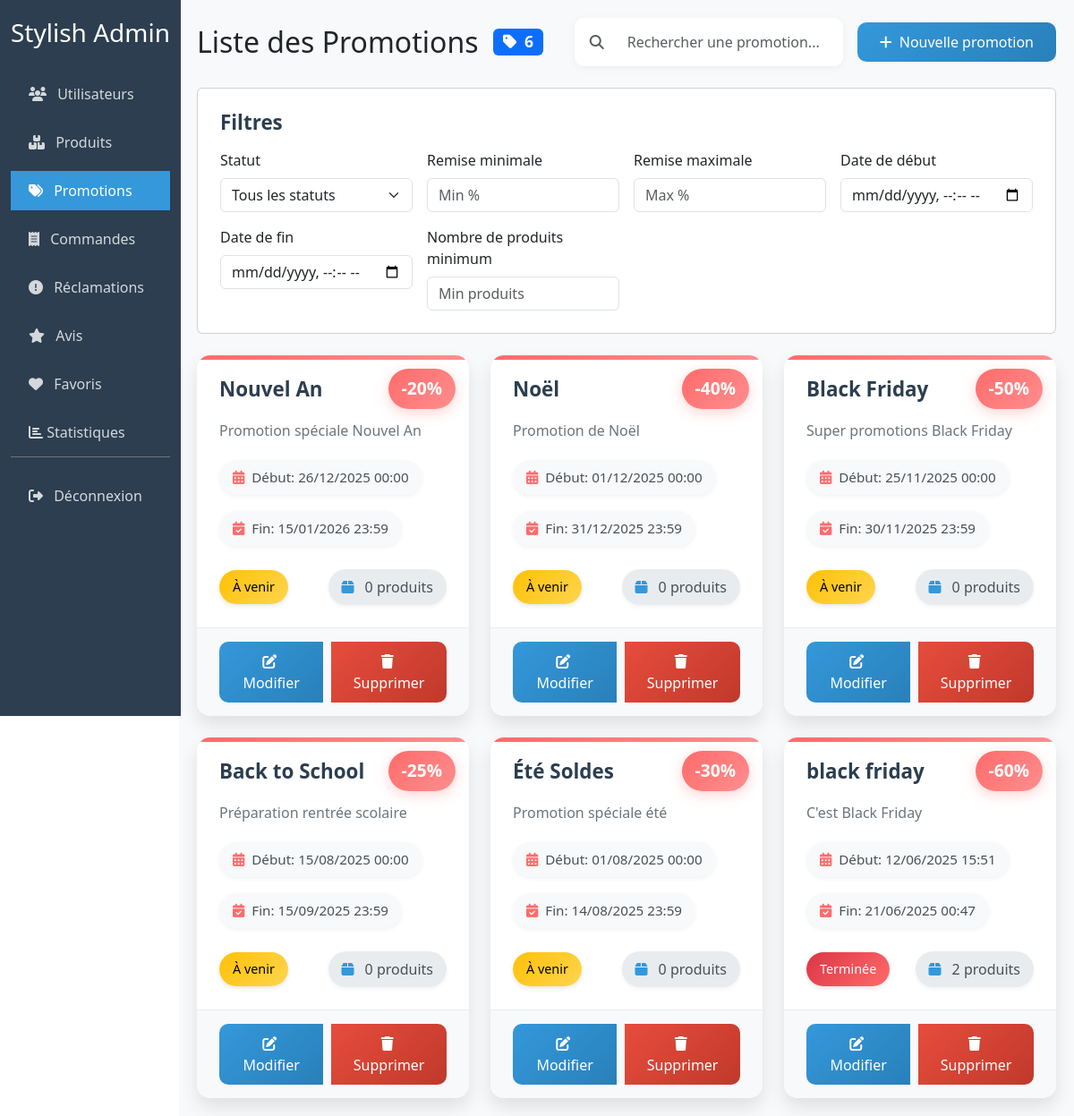
/BO/promotion.php (signed in), run on an earlier commit of the app's database.
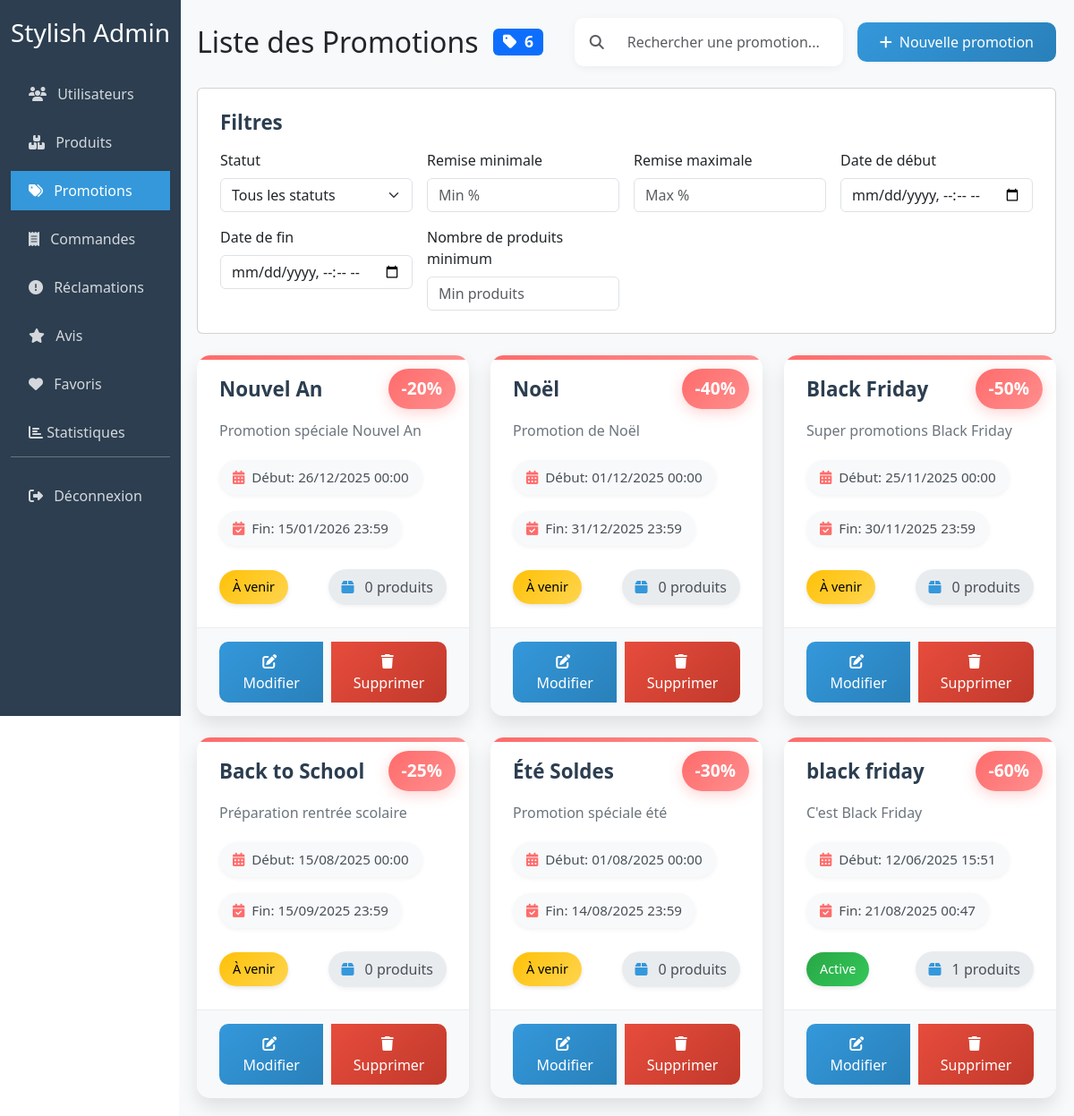
And on a later commit of the database.
### tables this page shows
CREATE TABLE `promotion` (
  `id` int(3) NOT NULL,
  `nom` varchar(255) NOT NULL,
  `description` varchar(50) DEFAULT NULL,
  `date_debut` datetime NOT NULL,
  `date_fin` datetime NOT NULL,
  `discount` int(5) NOT NULL
);

### BO/promotion.php (the view, shortened to what the changed rows need)
<?php
$host = 'localhost';
$dbname = 'stylish';
$username = 'root';
$password = '';
try {
    $pdo = new PDO("mysql:host=$host;dbname=$dbname", $username, $password);
    $pdo->setAttribute(PDO::ATTR_ERRMODE, PDO::ERRMODE_EXCEPTION);
    $pdo->exec("SET NAMES utf8");
} catch(PDOException $e) {
    die("Erreur de connexion : " . $e->getMessage());
}
try {
    $stmt = $pdo->query("SELECT p.*, COUNT(pr.id) as nombre_produits
                         FROM promotion p
                         LEFT JOIN produit pr ON p.id = pr.id_promotion
                         GROUP BY p.id
                         ORDER BY p.date_debut DESC");
    $promotions = $stmt->fetchAll(PDO::FETCH_ASSOC);
} catch(PDOException $e) {
    die("Erreur de récupération des promotions : " . $e->getMessage());
}
?>
<!DOCTYPE html>
<html lang="fr">
<head>
    <link href="https://cdn.jsdelivr.net/npm/bootstrap@5.3.0/dist/css/bootstrap.min.css" rel="stylesheet">
    <link rel="stylesheet" href="https://cdnjs.cloudflare.com/ajax/libs/font-awesome/6.4.0/css/all.min.css">
    <link rel="stylesheet" href="css/admin-style.css">
</head>
<body>
    <div class="container-fluid">
        <div class="row">
            <div class="col-md-9 col-lg-10 main-content">
                <div class="d-flex justify-content-between align-items-center mb-4">
                    <div class="d-flex align-items-center">
                        <h2 class="mb-0">Liste des Promotions</h2>
                    </div>
                </div>
                <div class="row row-cols-1 row-cols-md-2 row-cols-lg-3 g-4">
                    <?php if (empty($promotions)): ?>
                    <div class="col-12">
                        <div class="text-center py-5">
                            <i class="fas fa-percent fa-3x text-muted mb-3"></i>
                            <p class="text-muted">Aucune promotion trouvée</p>
                        </div>
                    </div>
                    <?php else: ?>
                    <?php foreach ($promotions as $promotion):
                        $tz_tunis = new DateTimeZone('Africa/Tunis');
                        $now = new DateTime('now', $tz_tunis);
                        $debut = new DateTime($promotion['date_debut'], $tz_tunis);
                        $fin = new DateTime($promotion['date_fin'], $tz_tunis);
                        if ($now < $debut) {
                            $status = 'upcoming';
                            $statusText = 'À venir';
                        } elseif ($now >= $debut && $now <= $fin) {
                            $status = 'active';
                            $statusText = 'Active';
                        } else {
                            $status = 'ended';
                            $statusText = 'Terminée';
                        }
                    ?>
                    <div class="col">
                        <div class="promotion-card"
                             data-date-debut="<?php echo $promotion['date_debut']; ?>"
                             data-date-fin="<?php echo $promotion['date_fin']; ?>"
                             data-status="<?php echo $status; ?>"
                             data-discount="<?php echo $promotion['discount']; ?>"
                             data-products="<?php echo $promotion['nombre_produits']; ?>">
                            <div class="discount-badge">-<?php echo $promotion['discount']; ?>%</div>
                            <div class="card-body">
                                <h5 class="card-title"><?php echo htmlspecialchars($promotion['nom']); ?></h5>
                                <p class="card-text"><?php echo htmlspecialchars($promotion['description']); ?></p>
                                <div class="d-flex flex-wrap gap-2 mb-3">
                                    <div class="date-badge">
                                        <i class="fas fa-calendar-alt me-1"></i>
                                        Début: <?php echo date('d/m/Y H:i', strtotime($promotion['date_debut'])); ?>
                                    </div>
                                    <div class="date-badge">
                                        <i class="fas fa-calendar-check me-1"></i>
                                        Fin: <?php echo date('d/m/Y H:i', strtotime($promotion['date_fin'])); ?>
                                    </div>
                                </div>
                                <div class="d-flex justify-content-between align-items-center">
                                    <span class="status-badge <?php echo 'status-' . $status; ?>" data-status="<?php echo $status; ?>">
                                        <?php echo $statusText; ?>
                                    </span>
                                    <span class="products-count" style="cursor: pointer;" onclick="showPromotionProducts(<?php echo $promotion['id']; ?>)">
                                        <i class="fas fa-box me-1"></i>
                                        <?php echo $promotion['nombre_produits']; ?> produits
                                    </span>
                                </div>
                            </div>
                            <div class="card-footer">
                                <div class="btn-group w-100">
                                    <button type="button" class="btn btn-primary" onclick="editPromotion(<?php echo $promotion['id']; ?>)">
                                        <i class="fas fa-edit me-1"></i> Modifier
                                    </button>
                                    <button type="button" class="btn btn-danger" onclick="deletePromotion(<?php echo $promotion['id']; ?>)">
                                        <i class="fas fa-trash me-1"></i> Supprimer
                                    </button>
                                </div>
                            </div>
                        </div>
                    </div>
                    <?php endforeach; ?>
                    <?php endif; ?>
                </div>
            </div>
        </div>
    </div>
</body>
</html>

What changed in the data, as far as the page shows it:
changed promotion "black friday": date_fin "21/06/2025 00:47" → "21/08/2025 00:47"; statusText "Terminée" → "Active"; nombre_produits "2" → "1"
